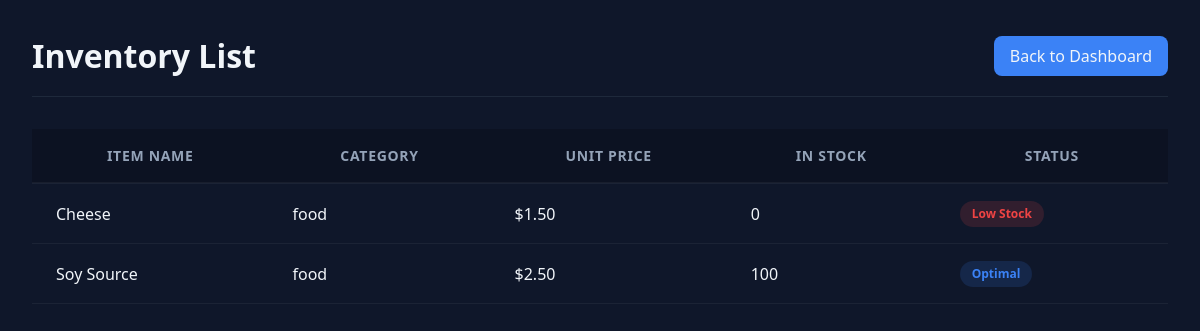
Screenshot of /products/ (signed in) with the database file from the repository.
### inventory/models.py (models this page shows, shortened)
class Product(models.Model):
    name               = models.CharField(max_length=200)
    category           = models.CharField(max_length=200)
    price              = models.DecimalField(max_digits=10, decimal_places=2)  # FIX B3
    quantity           = models.IntegerField(default=0)
    low_stock_threshold = models.IntegerField(default=5)
    class Meta:
        ordering = ['name']

### inventory/views.py (the view)
# urls.py: path('products/', views.product_list, name='product_list'),
@login_required                                    # FIX B5
def product_list(request):
    products = Product.objects.all()
    return render(request, 'inventory/product_list.html', {'products': products})

### inventory/templates/inventory/product_list.html (shortened to what this page needs)
{% load static %}
<!DOCTYPE html>
<html lang="en">
<head>
    <link rel="stylesheet" href="{% static 'css/product_list.css' %}">
</head>
<body>
    <div class="container">
        <header class="page-header">
            <h1 class="page-title">Inventory List</h1>
            <a href="/" class="action-button">Back to Dashboard</a>
        </header>
        <main class="data-table-container">
            <table class="data-table">
                <thead>
                    <tr>
                        <th>Item Name</th>
                        <th>Category</th>
                        <th>Unit Price</th>
                        <th>In Stock</th>
                        <th>Status</th>
                    </tr>
                </thead>
                <tbody>
                    {% for product in products %}
                    <tr>
                        <td>{{ product.name }}</td>
                        <td>{{ product.category }}</td>
                        <td>${{ product.price }}</td>
                        <td>{{ product.quantity }}</td>
                        <td>
                            {% if product.quantity <= product.low_stock_threshold %}
                                <span class="status-badge status-danger">Low Stock</span>
                            {% else %}
                                <span class="status-badge status-safe">Optimal</span>
                            {% endif %}
                        </td>
                    </tr>
                    {% empty %}
                    <tr>
                        <td colspan="5" class="empty-state">No products have been added to the inventory yet.</td>
                    </tr>
                    {% endfor %}
                </tbody>
            </table>
        </main>
    </div>
</body>
</html>

### inventory/static/css/product_list.css (style rules this page uses)
:root { --bg-primary: #0f172a; --bg-secondary: #1e293b; --bg-hover: #334155; --accent: #3b82f6; --text-primary: #f1f5f9; --text-muted: #94a3b8; --border-radius: 8px; }
* { box-sizing: border-box; margin: 0; padding: 0; }
body { background-color: var(--bg-primary); color: var(--text-primary); font-family: system-ui, -apple-system, sans-serif; line-height: 1.5; padding: 2rem; }
.container { max-width: 1200px; margin: 0 auto; }
.page-header { display: flex; justify-content: space-between; align-items: center; margin-bottom: 2rem; padding-bottom: 1rem; border-bottom: 1px solid var(--bg-secondary); }
.action-button { background-color: var(--accent); color: var(--text-primary); text-decoration: none; padding: 0.5rem 1rem; border-radius: var(--border-radius); font-weight: 500; transition: opacity 0.2s ease; }
.data-table { width: 100%; border-collapse: collapse; white-space: nowrap; }
.data-table th { background-color: rgba(0, 0, 0, 0.2); padding: 1rem 1.5rem; color: var(--text-muted); font-weight: 600; font-size: 0.875rem; text-transform: uppercase; letter-spacing: 0.05em; border-bottom: 2px solid rgba(255, 255, 255, 0.05); }
.data-table td { padding: 1rem 1.5rem; border-bottom: 1px solid rgba(255, 255, 255, 0.05); color: var(--text-primary); }
.data-table tbody tr { transition: background-color 0.2s ease; }
.status-badge { padding: 0.25rem 0.75rem; border-radius: 9999px; font-size: 0.75rem; font-weight: 700; display: inline-block; }
.status-danger { background-color: rgba(239, 68, 68, 0.15); color: #ef4444; }
.status-safe { background-color: rgba(59, 130, 246, 0.15); color: var(--accent); }

### rows the page displays
Product: name "Cheese", category "food", price "1.50", quantity "0", low_stock_threshold "Low Stock"
Product: name "Soy Source", category "food", price "2.50", quantity "100", low_stock_threshold "Optimal"
